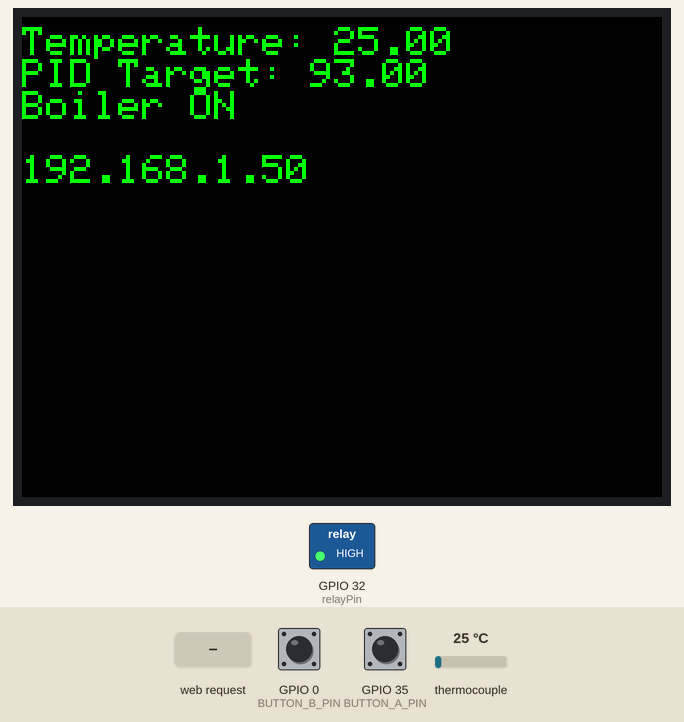
This sketch was run on a simulated ESP32. Shown: 320×240 colour display, switched loads named in the sketch (green lamp = pin HIGH). Inputs (shaded band) come from the test bench; at power-on: thermocouple 25 °C, GPIO 0 (BUTTON_B_PIN) HIGH, GPIO 35 (BUTTON_A_PIN) HIGH. WiFi joins after 1.5 s; servers stay silent unless stated; storage starts empty; what the sketch prints to the serial monitor is not drawn.

Above: at 4.1 s.
4.2 s: thermocouple set to 150 °C
At 5.7 s:
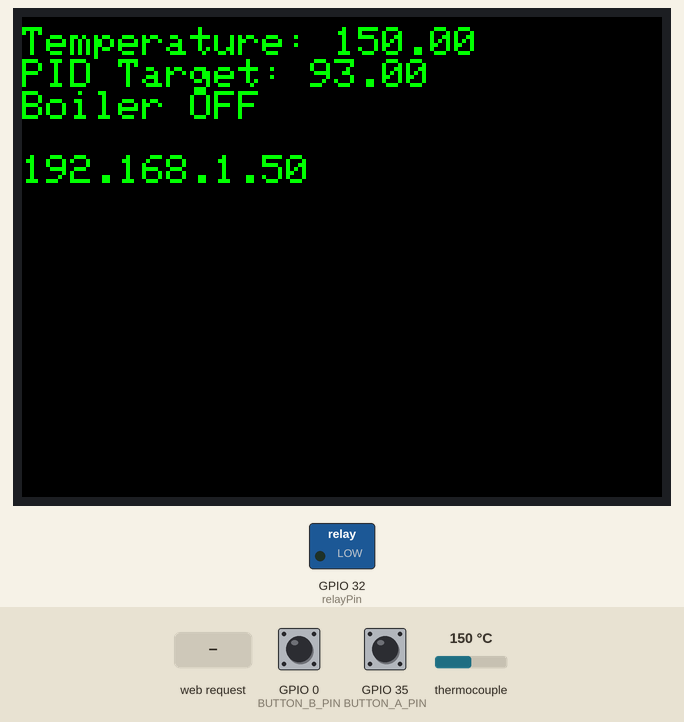
6.5 s: thermocouple set to 98 °C
At 7.5 s:
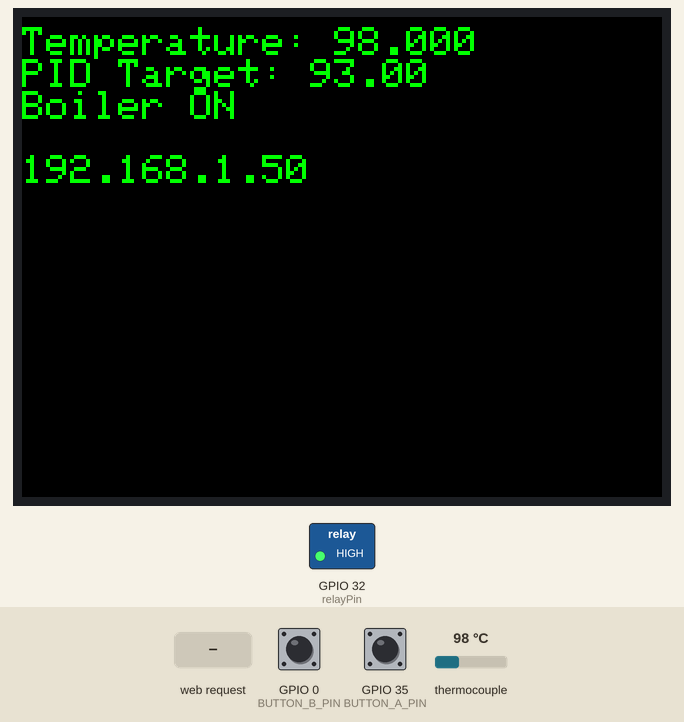
9.1 s: thermocouple set to 90 °C
At 10.0 s:
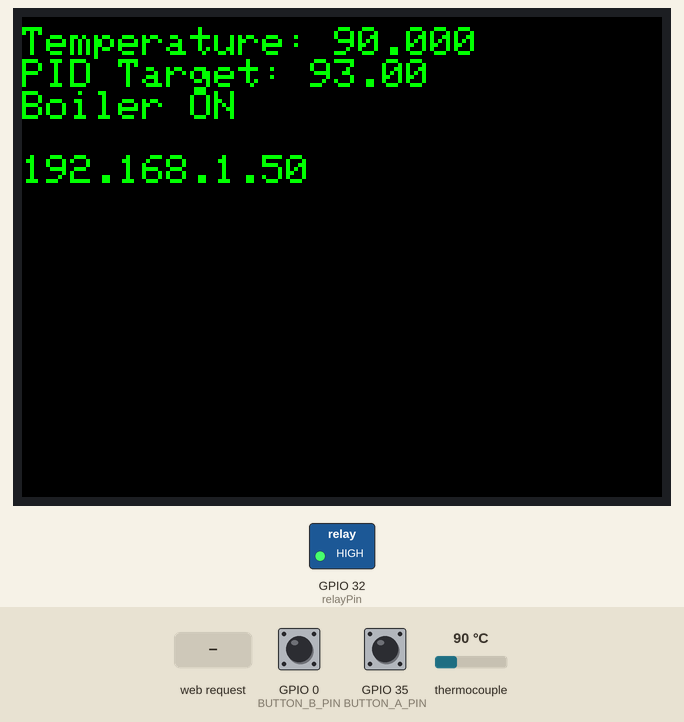
11.2 s: HTTP request GET /setpoint received
At 11.8 s:
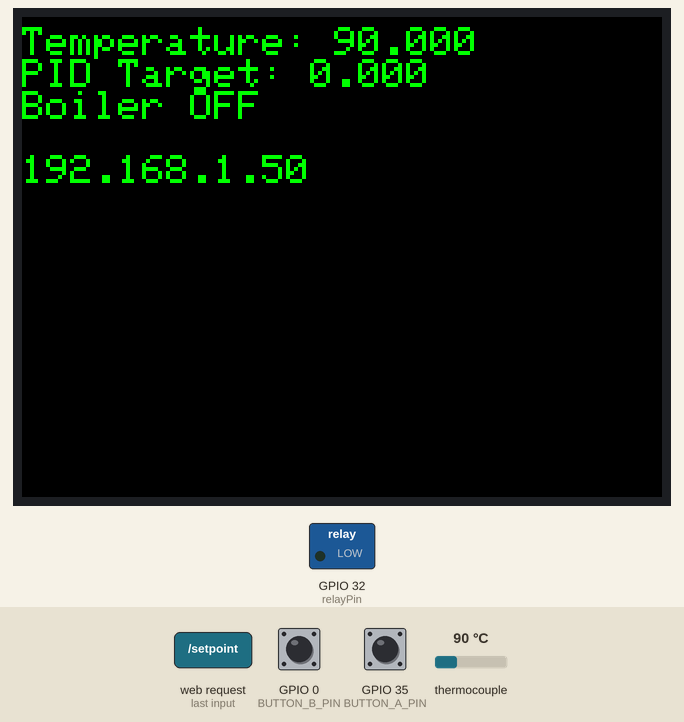
12.8 s: HTTP request GET /setpoint?setpoint=1 received
Timing chart, 0 to 15.4 s (numbered marks = the images above; inputs shaded):
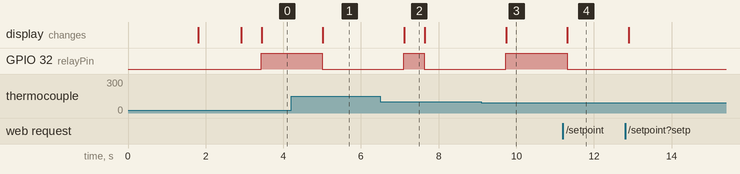

The sketch:

esp32brewpid_20221217.ino
```cpp
// Basic PID control for a single boiler esprssp machine, with web interface

// Libraries
#include <max6675.h> // Thermocouple library
#include <PID_v1.h> // PID library
#include <SPI.h>
#include "SPIFFS.h" // Add SPIFFS library
#include <TFT_eSPI.h> // Graphics and font library for ST7735 driver chip
#include <WiFiManager.h> // WiFi Manager library
#include <WebServer.h> // ESP32 web server library
#include <WiFiUdp.h> // UDP library
#include <wiFi.h> // WiFi library
#include <Button2.h> // Button handler

// Define ESP32 Pins
int soPin = 12;// MISO=Serial Out
int csPin = 15;// CS = chip select CS pin
int sckPin = 14;// SCK = Serial Clock pin
int siPin = 13; // MOSI
int relayPin = 32; //Set boilder SSR control pin here

#define BUTTON_A_PIN  35
#define BUTTON_B_PIN  0

// PID gains
double Kp = 1, Ki = 0.1, Kd = 0.01;

// Input, output, setpoint
double input = 0, output = 0, setpoint = 93;

WiFiManager wifiManager; // WiFi Manager object
MAX6675 thermocouple(sckPin, csPin, soPin);// create instance object of MAX6675
TFT_eSPI tft = TFT_eSPI(); // Define the tft object
PID myPID(&input, &output, &setpoint, Kp, Ki, Kd, DIRECT); // Create PID object

Button2 buttonA = Button2(BUTTON_A_PIN);
Button2 buttonB = Button2(BUTTON_B_PIN);

WebServer server(80); // Create a web server on port

////////////////////////////////////////////////////////////////////
// setup function

void setup(void) {

  Serial.begin(9600);// initialize serial monitor

  // Initialize TFT display
  tft.init(); // Initialize display
  tft.setRotation(1); // Set rotation to landscape
  tft.fillScreen(TFT_BLACK); // Clear screen
  tft.setTextSize(4);
  tft.setCursor(40,80);
  tft.println("Setup Wifi");

  wifiManager.autoConnect("Coffee PID"); // Connect to WiFi

  tft.fillScreen(TFT_BLACK); // Clear screen
  tft.setCursor(40,80);
  tft.println("Coffee PID v0.1");

  delay(1000);

  tft.fillScreen(TFT_BLACK); // Clear screen

  read_setpoint();// Recover the past value for setpoint

  myPID.SetMode(AUTOMATIC); // Initialize PID controller

  server.on("/", handle_OnConnect);
  server.on("/setpoint", handle_setpoint);

  server.begin(); // Start web server

  pinMode(relayPin, OUTPUT);

  // button handler
  buttonA.setClickHandler(click);
  buttonB.setClickHandler(click);

}

////////////////////////////////////////////////////////////////////
// Main loop

void loop() {

  input = thermocouple.readCelsius();   // Read temperature from thermocouple
  Serial.print("Read temperature");
  Serial.print(input);
  delay(500);

  server.handleClient(); // Handle client requests

  tft.setTextColor(TFT_GREEN,TFT_BLACK); //Set text colour
  tft.setTextSize(2); //Set text size
  tft.setCursor(0,5); //Set first line position

 // Print temperature on display
  tft.print("Temperature: ");
  tft.println(input);

  // Print target setpoint:
  tft.print("PID Target: ");
  tft.println(setpoint);

  // Calculate PID output
  myPID.Compute();

  // Use PID output to control relay
  if (output > 0) {
    digitalWrite(relayPin, HIGH); // Turn the relay on
    tft.println("Boiler ON  ");
  } else {
    digitalWrite(relayPin, LOW); // Turn the relay off
    tft.println("Boiler OFF ");
  }

 // print your board's IP address:
  IPAddress ip = WiFi.localIP();
  tft.println(" ");
  tft.println(ip);

  // Check button press
  buttonA.loop();
  buttonB.loop();

  Serial.print("Loop");

  // while(1) yield(); // We must yield() to stop a watchdog timeout.

}

////////////////////////////////////////////////////////////////////

void click(Button2& btn) {
    if (btn == buttonA) {
      setpoint++;
    tft.fillScreen(TFT_BLACK);
    tft.setTextSize(3);
    tft.setCursor(10,40);
    tft.println(setpoint);
    Serial.print("UP");
    store_setpoint();
    // delay(1000);
    tft.fillScreen(TFT_BLACK);

    } else if (btn == buttonB) {
     setpoint--;
    tft.fillScreen(TFT_BLACK);
    tft.setTextSize(3);
    tft.setCursor(10,40);
    tft.println(setpoint);
    Serial.print("DOWN");
    store_setpoint();
    // delay(1000);
    tft.fillScreen(TFT_BLACK);
    }
}

////////////////////////////////////////////////////////////////////

void handle_OnConnect() {
  // Read current setpoint value
  double currentSetpoint = setpoint;

  // Build the HTML page
  String html = "<html><body><h1>ESP32BrewPID</h1>";
  html += "<p>Current setpoint: " + String(currentSetpoint) + "</p>";
  html += "<form action='/setpoint' method='post'>";
  html += "  <label for='setpoint'>Setpoint:</label><br>";
  html += "  <input type='text' id='setpoint' name='setpoint' value='" + String(currentSetpoint) + "'><br>";
  html += "  <input type='submit' value='Submit'>";
  html += "</form>";
  html += "</body></html>";

  // Send the HTML page to the client
  server.send(200, "text/html", html);
}

////////////////////////////////////////////////////////////////////

void handle_setpoint() {
  // Parse setpoint value from HTTP request
  String setpointValue = server.arg("setpoint");
  double newSetpoint = setpointValue.toDouble();

  // Update setpoint variable in PID code
  setpoint = newSetpoint;

  // Build the HTML page
  String html = "<html><body><h1>ESP32BrewPID</h1>";
  html += "<p>Setpoint updated to: " + String(newSetpoint) + "</p>";
  html += "</body></html>";

  // Send the HTML page to the client
  server.send(200, "text/html", html);

  store_setpoint();
}

////////////////////////////////////////////////////////////////////

 void store_setpoint() {

  // Open file for writing
  File file = SPIFFS.open("/setpoint.txt", "w");
  if (!file) {
    Serial.println("Error opening file for writing!");
    return;
  }

  // Write setpoint value to file
  file.println(setpoint);

  // Close file
  file.close();
 }

////////////////////////////////////////////////////////////////////

void read_setpoint() {

  // Recover the past value for setpoint
  // Set up SPIFFS
  if (!SPIFFS.begin(true)) { // Mount filesystem
    Serial.println("Error mounting SPIFFS filesystem!");
    return;
  }

  // Open file for reading
  File file = SPIFFS.open("/setpoint.txt", "r");
  if (!file) {
    Serial.println("Error opening file for reading!");
    return;
  }

  // Read setpoint value from file
  String value = file.readStringUntil('\n');
  if (value.length() > 0) {
    setpoint = value.toInt();
  }

  // Close file
  file.close();

}
```

Measured:
- after the input at 4.2 s, GPIO 32 (relayPin): HIGH → LOW after 0.80 s; the display: changes after 0.81 s (image 1)
- after the input at 6.5 s, GPIO 32 (relayPin): LOW → HIGH after 0.60 s, → LOW 0.52 s later; the display: changes after 0.61 s (image 2)
- after the input at 9.1 s, GPIO 32 (relayPin): LOW → HIGH after 0.63 s; the display: changes after 0.63 s (image 3)
- after the input at 11.2 s, GPIO 32 (relayPin): HIGH → LOW after 0.11 s; the display: changes after 0.12 s (image 4)
- what the display in image 2 shows lasts 0.5 s, from 7.1 s to 7.6 s
